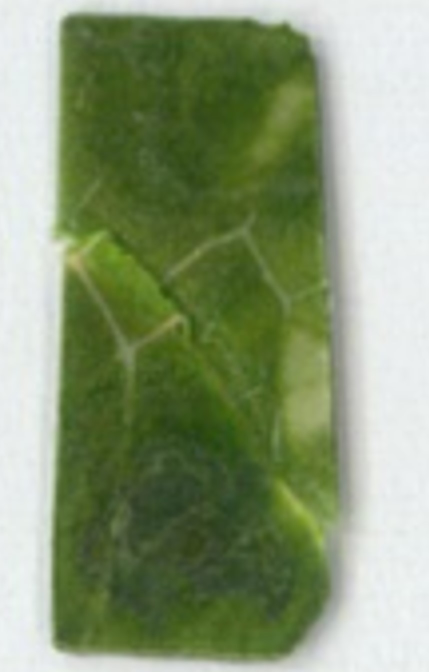
#> input picture image4.jpg, 858 x 1343 px (shown at 1/2 size)
$ python bunpu.py image4.jpg
#> lines starting #> are read from the running program, lines starting #| are printed output that depends on the picture
import imghdr
import os
import sys

import cv2
import matplotlib.pyplot as plt
import numpy as np
from matplotlib import cm, colors
from mpl_toolkits.mplot3d import Axes3D

args = sys.argv

path = os.path.abspath(args[1])
img = cv2.imread(path)
#> img is the input picture: shape (1343, 858, 3); mean B, G, R 116.1, 151.3, 136.1
scale = 500 / img.shape[1]
#> scale = 0.583
img_scale = cv2.resize(img, dsize=None, fx=scale, fy=scale)
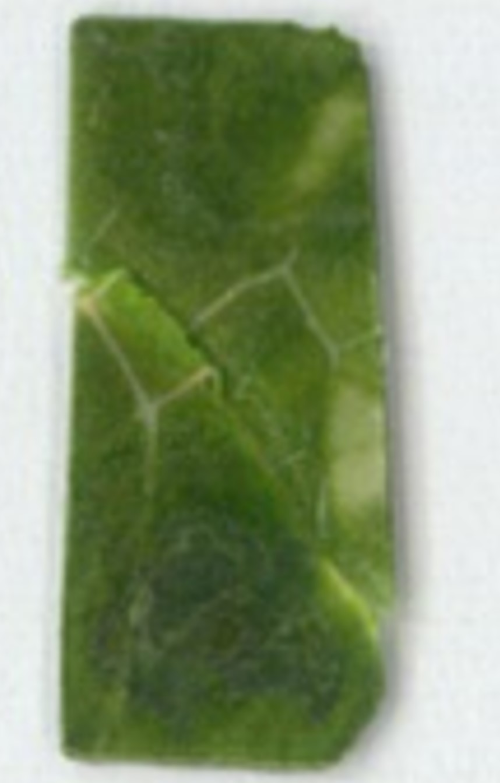
#> img_scale: shape (783, 500, 3); mean B, G, R 116.1, 151.2, 136.1
cv2.imshow('b', img_scale)
cv2.waitKey(1)

b, g, r = cv2.split(img_scale)
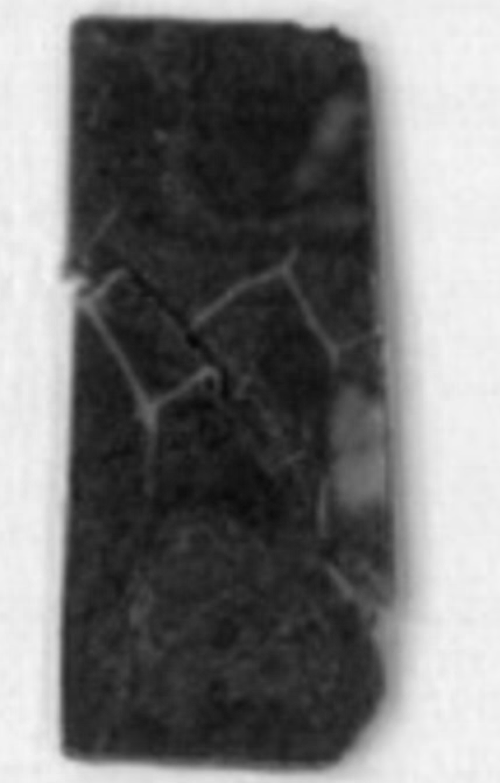
#> b: shape (783, 500); min 7, max 247, mean 116.1
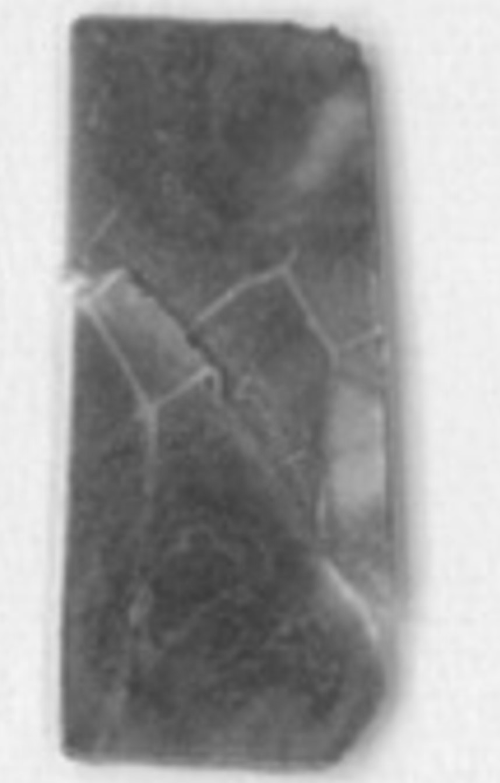
#> g: shape (783, 500); min 60, max 245, mean 151.2
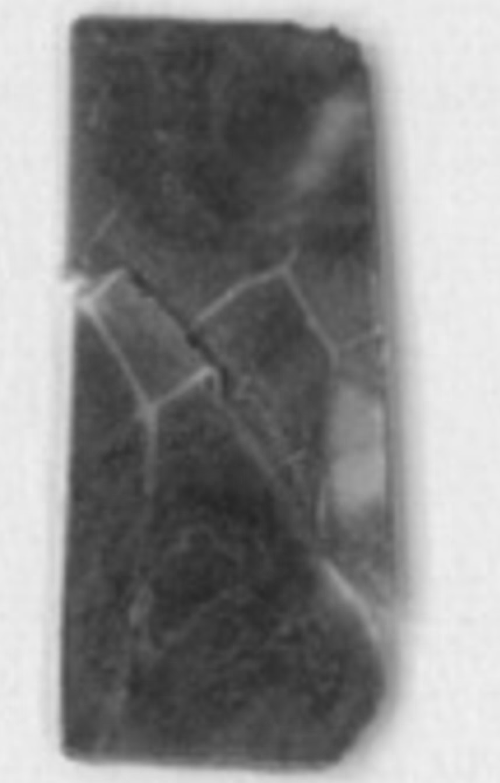
#> r: shape (783, 500); min 36, max 241, mean 136.1
fig = plt.figure(figsize=(10, 9))
axis = fig.add_subplot(1,1,1, projection='3d')

pixel_colors = img_scale.reshape((np.shape(img_scale)[0]*np.shape(img_scale)[1], 3))
norm = colors.Normalize(vmin=-1., vmax=1.)
norm.autoscale(pixel_colors)
pixel_colors = norm(pixel_colors).tolist()
#> pixel_colors = 391500 items

# [5 lines of commented-out code are left out]

img_hsv = cv2.cvtColor(img_scale, cv2.COLOR_BGR2HSV)
#> img_hsv: shape (783, 500, 3); mean H, S, V 55.7, 89.5, 151.4
cv2.imshow('hsv', img_hsv)
cv2.waitKey(1)

h, s, v = cv2.split(img_hsv)
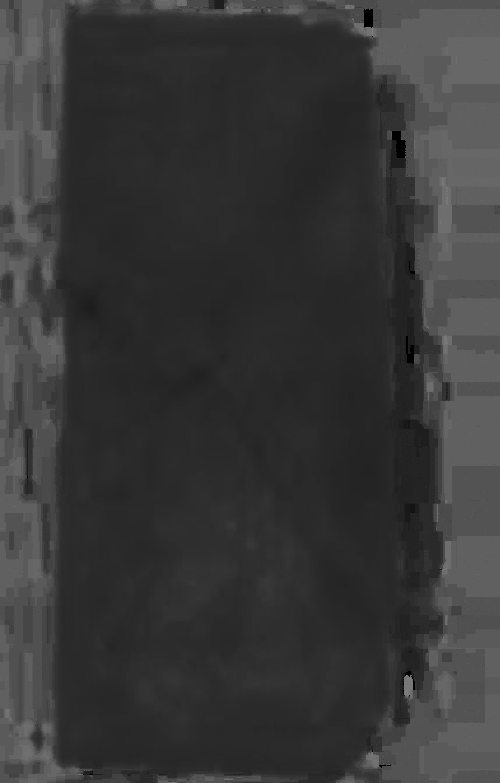
#> h: shape (783, 500); min 0, max 130, mean 55.7
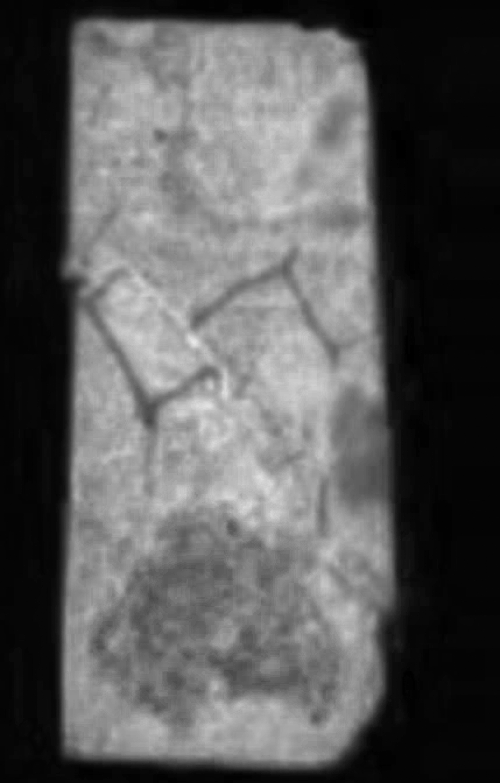
#> s: shape (783, 500); min 0, max 233, mean 89.5
fig = plt.figure(figsize=(10, 9))
axis = fig.add_subplot(1,1,1, projection='3d')

axis.scatter(h.flatten(), s.flatten(), v.flatten(), facecolors=pixel_colors, marker=".")
axis.set_xlabel("Hue")
axis.set_ylabel("Saturation")
axis.set_zlabel("Value")
plt.show()
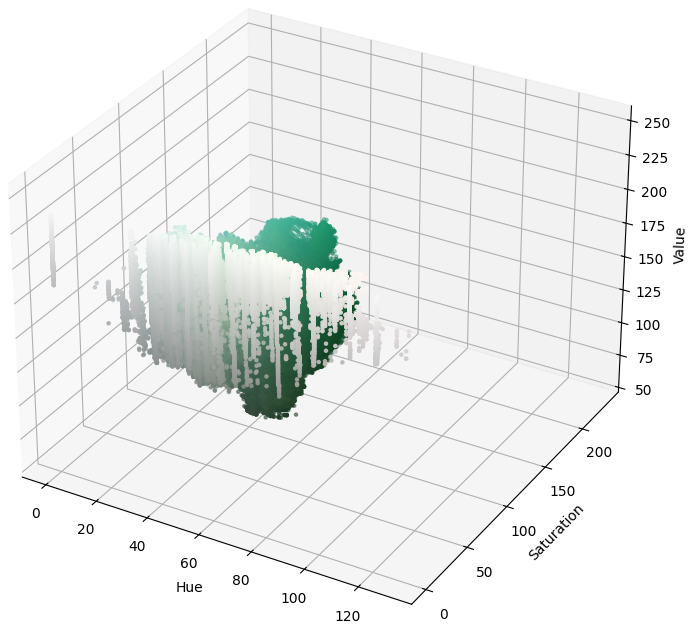
#> figure drawn by matplotlib, 1 panel

$ run again, on DSC_0646.JPG
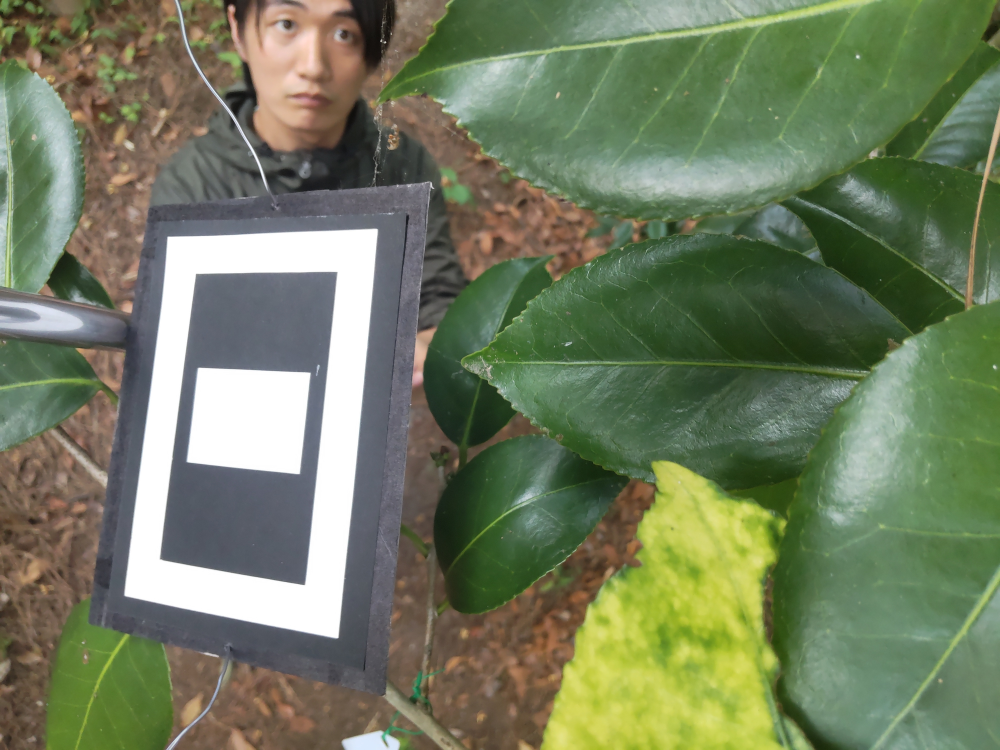
#> input picture DSC_0646.JPG, 4000 x 3000 px (shown at 1/4 size)
#> img is the input picture: shape (3000, 4000, 3); mean B, G, R 95, 124.2, 113.4
#> `b, g, r = cv2.split(img_scale)`:
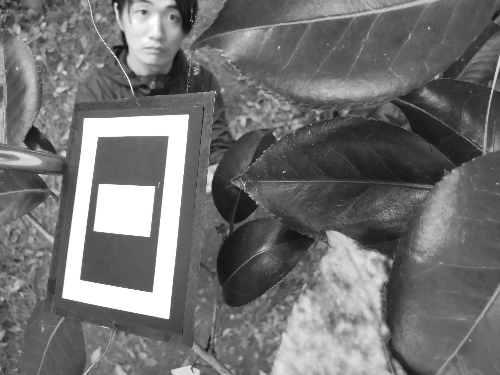
#> r: shape (375, 500); min 8, max 255, mean 113.6
#> pixel_colors = 187500 items
#> img_hsv: shape (375, 500, 3); mean H, S, V 49.7, 79.6, 130.5
#> `plt.show()`:
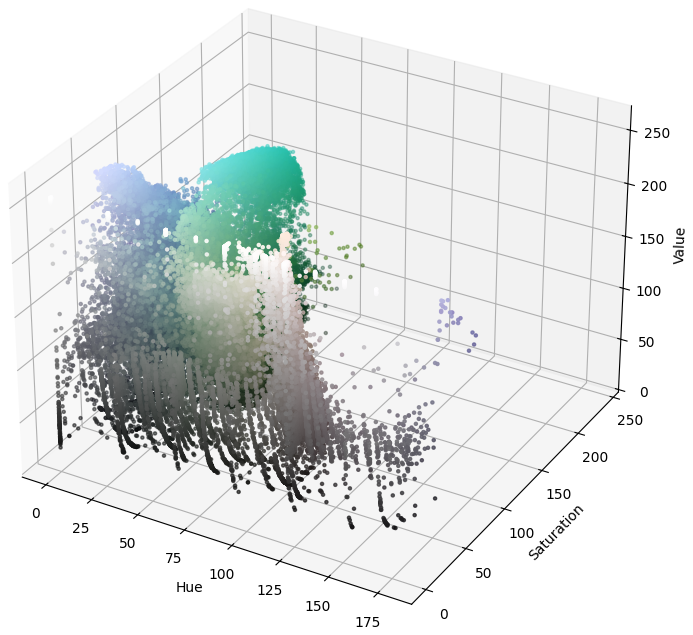
#> figure drawn by matplotlib, 1 panel
